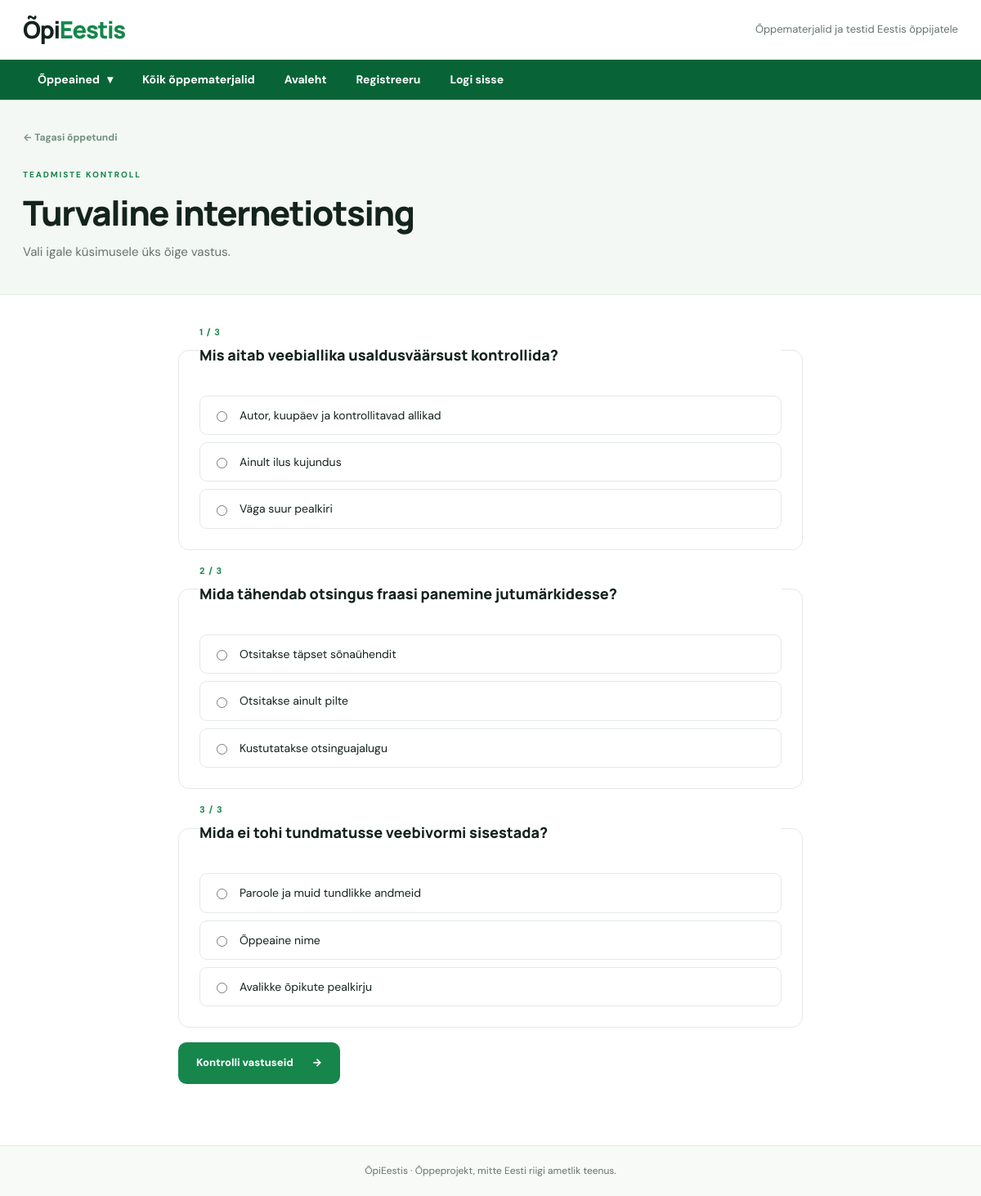
/quiz?id=12, run on the app's committed database.
### tables this page shows
CREATE TABLE IF NOT EXISTS lessons (
 id INT AUTO_INCREMENT PRIMARY KEY,
 subject_id INT NOT NULL,
 author_id INT NULL,
 title VARCHAR(255) NOT NULL,
 summary VARCHAR(320) NOT NULL,
 body TEXT NOT NULL,
 level ENUM('Algaja','Kesktase','Edasijõudnu') NOT NULL DEFAULT 'Algaja',
 duration_min SMALLINT UNSIGNED NOT NULL DEFAULT 10,
 cover_image MEDIUMBLOB NULL,
 cover_mime VARCHAR(30) NULL,
 published TINYINT(1) NOT NULL DEFAULT 1,
 created_at TIMESTAMP NOT NULL DEFAULT CURRENT_TIMESTAMP,
 updated_at TIMESTAMP NOT NULL DEFAULT CURRENT_TIMESTAMP ON UPDATE CURRENT_TIMESTAMP,
 CONSTRAINT fk_lessons_subject FOREIGN KEY (subject_id) REFERENCES subjects(id),
 CONSTRAINT fk_lessons_author FOREIGN KEY (author_id) REFERENCES users(id) ON DELETE SET NULL,
 INDEX idx_lesson_subject (subject_id,published)
);

CREATE TABLE IF NOT EXISTS quiz_questions (
 id INT AUTO_INCREMENT PRIMARY KEY,
 lesson_id INT NOT NULL,
 question VARCHAR(500) NOT NULL,
 CONSTRAINT fk_question_lesson FOREIGN KEY (lesson_id) REFERENCES lessons(id) ON DELETE CASCADE
);

CREATE TABLE IF NOT EXISTS quiz_options (
 id INT AUTO_INCREMENT PRIMARY KEY,
 question_id INT NOT NULL,
 option_text VARCHAR(300) NOT NULL,
 is_correct TINYINT(1) NOT NULL DEFAULT 0,
 UNIQUE KEY uq_option_text (question_id,option_text(150)),
 CONSTRAINT fk_option_question FOREIGN KEY (question_id) REFERENCES quiz_questions(id) ON DELETE CASCADE
);

### inc/bootstrap.php (called while the page is built, shortened)
<?php
function url(string $path = ''): string { return (BASE_PATH ?: '') . '/' . ltrim($path, '/'); }
function e($value): string { return htmlspecialchars((string)$value, ENT_QUOTES | ENT_SUBSTITUTE, 'UTF-8'); }
function render(string $template, array $data = []): void {
    extract($data, EXTR_SKIP);
    require __DIR__ . '/../view/' . $template . '.php';
    require __DIR__ . '/../view/layout.php';
}

### controller/Controller.php (called while the page is built, shortened)
<?php
class Controller {
    public static function quiz(): void {
        $id=(int)($_SERVER['REQUEST_METHOD']==='POST'?($_POST['lesson_id']??0):($_GET['id']??0));
        $lesson=Lesson::find($id);
        $questions=Quiz::questions($id);$result=null;$selected=[];
        render('quiz',['lesson'=>$lesson,'questions'=>$questions,'result'=>$result,'selected'=>$selected,'feedback'=>$feedback??[],'title'=>'Teadmiste kontroll']);
    }
}

### index.php (called while the page is built, shortened)
<?php
require __DIR__.'/inc/bootstrap.php';
require __DIR__.'/inc/db.php';
require __DIR__.'/controller/Controller.php';
require __DIR__.'/route/routing.php';

### inc/db.php (called while the page is built, shortened)
<?php
function db(): PDO {
    static $pdo = null;
    if ($pdo === null) {
        $host = getenv('OPI_DB_HOST') ?: '127.0.0.1';
        $name = getenv('OPI_DB_NAME') ?: 'opi_eestis';
        $user = getenv('OPI_DB_USER') ?: 'root';
        $pass = getenv('OPI_DB_PASSWORD') ?: '';
        $pdo = new PDO("mysql:host={$host};dbname={$name};charset=utf8mb4", $user, $pass, [
            PDO::ATTR_ERRMODE => PDO::ERRMODE_EXCEPTION,
            PDO::ATTR_DEFAULT_FETCH_MODE => PDO::FETCH_ASSOC,
            PDO::ATTR_EMULATE_PREPARES => false,
        ]);
    }
    return $pdo;
}

### model/Lesson.php (called while the page is built, shortened)
<?php
class Lesson {
    public static function find(int $id, bool $publishedOnly=true): ?array {
        $sql='SELECT '.self::FIELDS.' FROM lessons l JOIN subjects s ON s.id=l.subject_id WHERE l.id=?'.($publishedOnly?' AND l.published=1':'');
        $q=db()->prepare($sql);$q->execute([$id]);return $q->fetch() ?: null;
    }
}

### model/Quiz.php (called while the page is built, shortened)
<?php
class Quiz {
    public static function questions(int $lessonId): array {
        $q=db()->prepare('SELECT id,question FROM quiz_questions WHERE lesson_id=? ORDER BY id');$q->execute([$lessonId]);
        $questions=$q->fetchAll();
        $opts=db()->prepare('SELECT id,option_text FROM quiz_options WHERE question_id=? ORDER BY id');
        foreach ($questions as &$question) { $opts->execute([$question['id']]);$question['options']=$opts->fetchAll(); } unset($question);
        return $questions;
    }
}

### view/quiz.php (the view, shortened to what this page needs)
<section class="page-heading small-heading"><div class="site-width"><a class="breadcrumb" href="<?= e(url('lesson?id='.$lesson['id'])) ?>">← Tagasi õppetundi</a><span class="section-label">TEADMISTE KONTROLL</span><h1><?= e($lesson['title']) ?></h1><p>Vali igale küsimusele üks õige vastus.</p></div></section><section class="site-width quiz-wrap">
<?php if (!$questions): ?><div class="empty-state">Selle õppetunni test ei ole veel valmis. <a href="<?= e(url('lesson?id='.$lesson['id'])) ?>">Tagasi õppetundi</a></div>
<?php else: ?><form method="post" action="<?= e(url('quiz')) ?>"><input type="hidden" name="csrf" value="<?= e(csrf_token()) ?>"><input type="hidden" name="lesson_id" value="<?= (int)$lesson['id'] ?>"><?php foreach ($questions as $i=>$question): ?><fieldset class="question-card"><legend><span class="question-number"><?= $i+1 ?> / <?= count($questions) ?></span><?= e($question['question']) ?></legend><div class="answer-list"><?php foreach ($question['options'] as $option): ?><label class="answer-option"><input type="radio" name="answer[<?= (int)$question['id'] ?>]" value="<?= (int)$option['id'] ?>" required><span><?= e($option['option_text']) ?></span></label><?php endforeach; ?></div></fieldset><?php endforeach; ?><button class="btn btn-primary btn-large" type="submit">Kontrolli vastuseid <span aria-hidden="true">→</span></button></form><?php endif; ?></section>

### assets/style.css (style rules this page uses)
:root { --ink:#14231d;--sub:#64746b;--green:#16864b;--green-dark:#086437;--green-soft:#e9f6ed;--line:#e4e9e5;--paper:#fff;--wash:#f6f8f6;--radius:17px;--shadow:0 12px 42px rgba(19,48,31,.065) }
* { box-sizing:border-box }
html { scroll-behavior:smooth }
body { margin:0;color:var(--ink);font:16px/1.6 'DM Sans','Manrope',system-ui,-apple-system,'Segoe UI',sans-serif;background:#fff }
a { color:inherit;text-decoration:none }
button,input,textarea,select { font:inherit }
button { cursor:pointer }
h1,h2,h3,p { margin-top:0 }
h1,h2,h3 { font-family:Manrope,'DM Sans',sans-serif;line-height:1.2;letter-spacing:-.035em }
h1 { font-weight:800 }
p { color:var(--sub) }
.site-width { max-width:1220px;margin:0 auto;padding-left:28px;padding-right:28px }
.btn { border:1px solid transparent;display:inline-flex;align-items:center;justify-content:center;gap:23px;border-radius:10px;padding:11px 20px;font-size:13px;font-weight:800;line-height:1.3;transition:background .18s,transform .18s,color .18s;white-space:nowrap }
.btn-primary { background:var(--green);color:#fff }
.btn-large { padding:16px 21px }
.eyebrow,.section-label { font-size:10px;letter-spacing:.19em;font-weight:800;color:var(--green);text-transform:uppercase }
.page-heading { background:#f3f8f4;padding:64px 0 60px;border-bottom:1px solid #e6eee8 }
.page-heading h1 { font-size:clamp(32px,3.5vw,49px);margin:11px 0 10px }
.page-heading p { max-width:700px;margin:0;font-size:15px }
.small-heading { padding:36px 0 40px }
.breadcrumb { display:flex;gap:9px;align-items:center;font-size:12px;font-weight:700;color:#72907d;margin-bottom:20px }
.quiz-wrap { max-width:820px;padding-top:38px;padding-bottom:75px }
.question-card { min-width:0;border:1px solid var(--line);border-radius:13px;padding:25px;margin:0 0 18px }
.question-card legend { font:800 18px/1.45 Manrope;padding:0 0 12px;width:100% }
.question-number { display:block;color:var(--green);font:800 11px 'DM Sans',sans-serif;letter-spacing:.1em;margin-bottom:8px }
.answer-list { display:grid;gap:9px }
.answer-option { display:flex;align-items:center;gap:12px;border:1px solid var(--line);padding:12px 15px;border-radius:9px;cursor:pointer;font-size:14px }
.answer-option input { accent-color:var(--green) }

### data on the page
lessons: title "Turvaline internetiotsing"
quiz_questions: count($questions) "3", question "Mis aitab veebiallika usaldusväärsust kontrollida?"
quiz_options: option_text "Autor, kuupäev ja kontrollitavad allikad"
quiz_options: option_text "Ainult ilus kujundus"
quiz_options: option_text "Väga suur pealkiri"
quiz_questions: count($questions) "3", question "Mida tähendab otsingus fraasi panemine jutumärkidesse?"
quiz_options: option_text "Otsitakse täpset sõnaühendit"
quiz_options: option_text "Otsitakse ainult pilte"
quiz_options: option_text "Kustutatakse otsinguajalugu"
quiz_questions: count($questions) "3", question "Mida ei tohi tundmatusse veebivormi sisestada?"
quiz_options: option_text "Paroole ja muid tundlikke andmeid"
quiz_options: option_text "Õppeaine nime"
quiz_options: option_text "Avalikke õpikute pealkirju"
